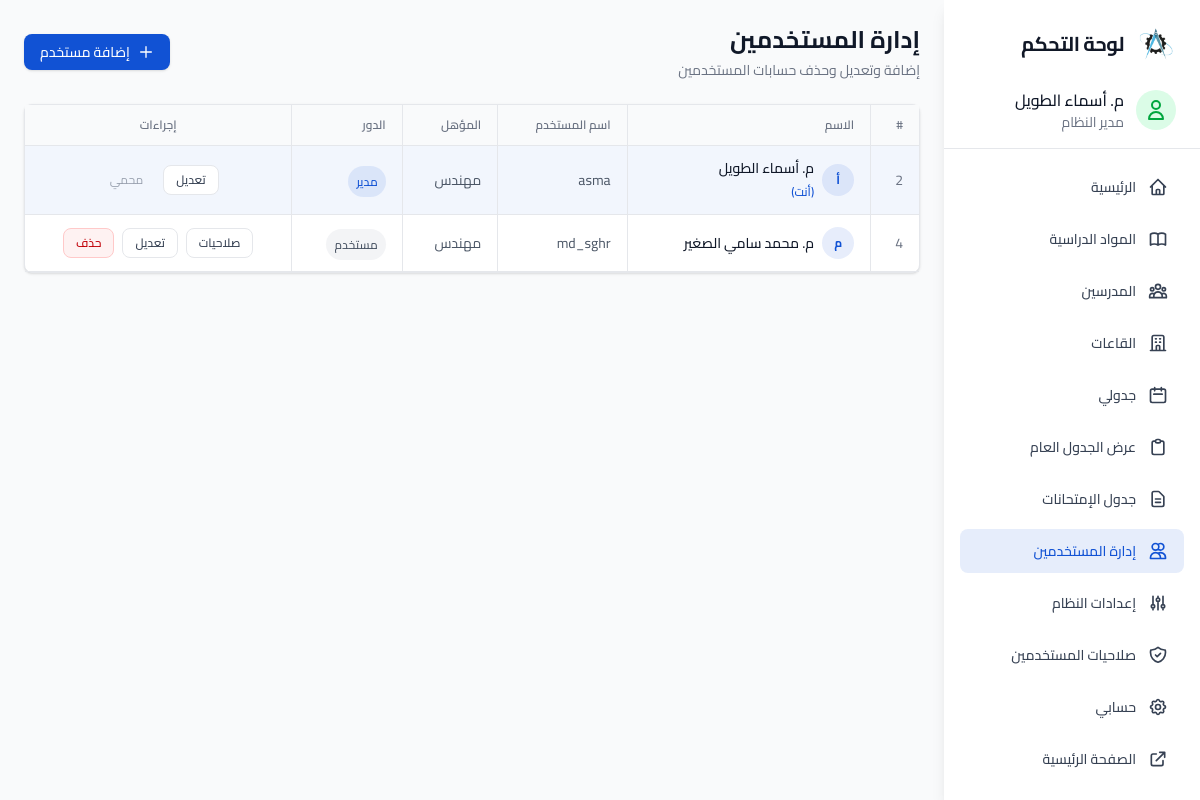
The app's page /Admin/users.php (signed in), older data.
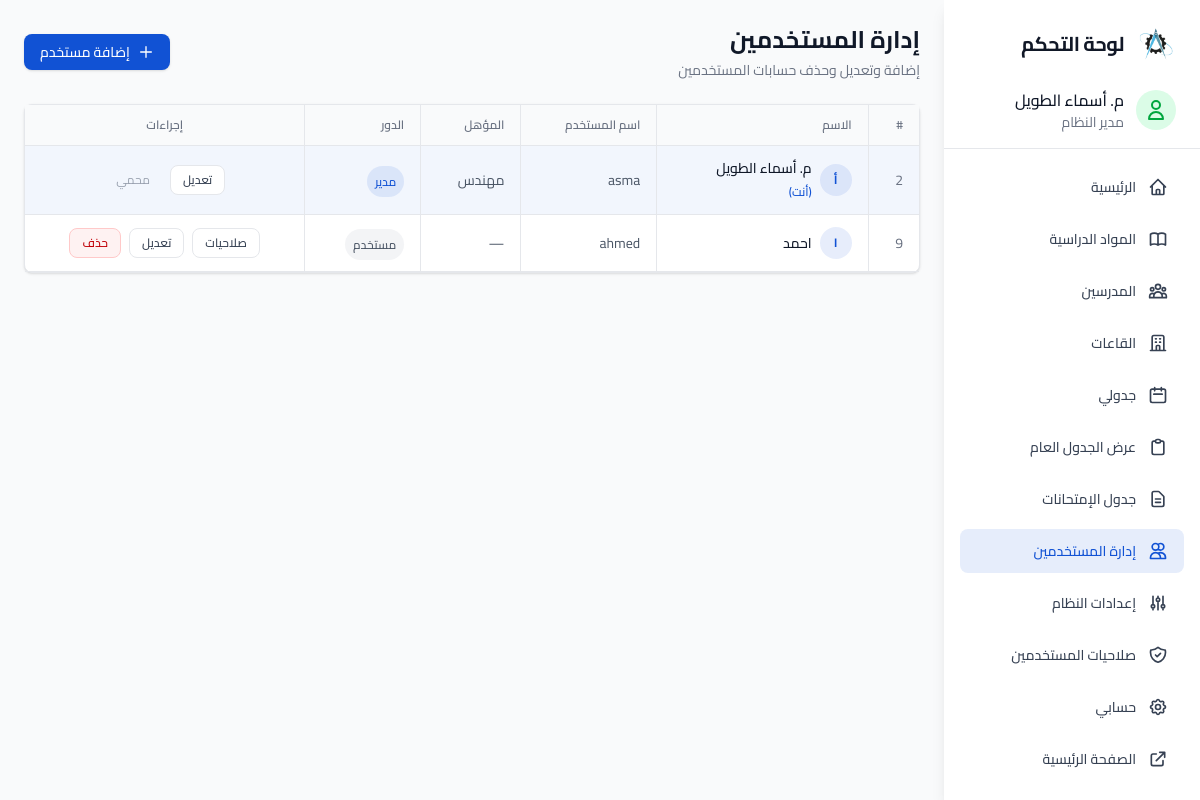
The same page, newer data.
### tables this page shows
CREATE TABLE `users` (
  `id` int(11) NOT NULL AUTO_INCREMENT,
  `username` varchar(100) NOT NULL,
  `password` varchar(255) NOT NULL,
  `name` varchar(100) NOT NULL,
  `title` varchar(20) DEFAULT NULL,
  `role` varchar(20) NOT NULL DEFAULT 'admin',
  PRIMARY KEY (`id`),
  UNIQUE KEY `username` (`username`)
);

### includes/auth_check.php (called while the page is built, shortened)
<?php
function isAdmin() {
    return isset($_SESSION['role']) && $_SESSION['role'] === 'admin';
}
function getCurrentUser() {
    if (isset($_SESSION['role'])) {
        return [
            'id'         => $_SESSION['user_id']    ?? null,
            'name'       => $_SESSION['user_name']  ?? '',
            'title'      => $_SESSION['user_title'] ?? '',
            'role'       => $_SESSION['role']       ?? 'admin',
            'teacher_id' => $_SESSION['teacher_id'] ?? null,
        ];
    }
    return null;
}
?>

### includes/config.php (called while the page is built, shortened)
<?php
function getTitleAbbr($title) {
    $map = [
        'دكتور' => 'د',
        'أستاذ' => 'أ',
        'مهندس' => 'م',
    ];
    return isset($map[$title]) ? $map[$title] . '. ' : '';
}
?>

### Admin/users.php (the view, shortened to what the rows shown need)
<?php
require_once '../includes/config.php';
require_once '../includes/auth_check.php';
$current_user = getCurrentUser();
$current_id   = $_SESSION['user_id'] ?? null;
$users = $pdo->query("SELECT * FROM users ORDER BY id")->fetchAll();
?>
<!DOCTYPE html>
<html dir="rtl" lang="ar">
<head>
    <link rel="stylesheet" href="../assets/CSS/style.css">
    <link href="../assets/fonts/cairo.css" rel="stylesheet">
</head>
<body class="font-sans antialiased bg-gray-50">
<?php include 'sidebar.php'; ?>
    <main class="flex-1 overflow-y-auto">
        <div class="p-4 md:p-6 max-w-5xl mx-auto">
            <div class="flex flex-wrap items-center justify-between gap-3 mb-6">
                <div>
                    <h1 class="text-2xl font-bold text-gray-900">إدارة المستخدمين</h1>
                </div>
            </div>
            <div class="bg-white rounded-custom shadow-sm border border-gray-200">
                <div class="overflow-x-auto">
                    <table class="w-full text-right">
                        <thead class="bg-gray-50 border-b border-gray-200">
                            <tr>
                                <th class="px-4 py-3 text-xs font-semibold text-gray-500 uppercase">#</th>
                                <th class="px-4 py-3 text-xs font-semibold text-gray-500 uppercase">الاسم</th>
                                <th class="px-4 py-3 text-xs font-semibold text-gray-500 uppercase hidden sm:table-cell">اسم المستخدم</th>
                                <th class="px-4 py-3 text-xs font-semibold text-gray-500 uppercase hidden md:table-cell">المؤهل</th>
                                <th class="px-4 py-3 text-xs font-semibold text-gray-500 uppercase">الدور</th>
                                <th class="px-4 py-3 text-xs font-semibold text-gray-500 uppercase text-center">إجراءات</th>
                            </tr>
                        </thead>
                        <tbody class="divide-y divide-gray-100">
                            <?php foreach ($users as $u): ?>
                            <tr class="hover:bg-gray-50 transition-colors <?php echo ($u['id'] == $current_id) ? 'bg-primary/5' : ''; ?>">
                                <td class="px-4 py-3 text-sm text-gray-500"><?php echo $u['id']; ?></td>
                                <td class="px-4 py-3">
                                    <div class="flex items-center gap-2">
                                        <div class="w-8 h-8 rounded-full bg-primary/10 flex items-center justify-center flex-shrink-0">
                                            <span class="text-primary text-xs font-bold"><?php echo mb_substr($u['name'], 0, 1); ?></span>
                                        </div>
                                        <div>
                                            <p class="text-sm font-medium text-gray-900"><?php echo htmlspecialchars(getTitleAbbr($u['title']) . $u['name']); ?></p>
                                            <?php if ($u['id'] == $current_id): ?>
                                                <span class="text-xs text-primary font-medium">(أنت)</span>
                                            <?php endif; ?>
                                        </div>
                                    </div>
                                </td>
                                <td class="px-4 py-3 text-sm text-gray-600 hidden sm:table-cell"><?php echo htmlspecialchars($u['username']); ?></td>
                                <td class="px-4 py-3 text-sm text-gray-600 hidden md:table-cell"><?php echo htmlspecialchars($u['title'] ?? '—'); ?></td>
                                <td class="px-4 py-3">
                                    <?php
                                    $role_label = match($u['role']) {
                                        'admin'   => ['label' => 'مدير',   'class' => 'bg-primary/10 text-primary'],
                                        'teacher' => ['label' => 'مدرس',   'class' => 'bg-amber-100 text-amber-700'],
                                        default   => ['label' => 'مستخدم', 'class' => 'bg-gray-100 text-gray-600'],
                                    };
                                    ?>
                                    <span class="px-2 py-1 text-xs font-medium rounded-full <?php echo $role_label['class']; ?>">
                                        <?php echo $role_label['label']; ?>
                                    </span>
                                </td>
                                <td class="px-4 py-3 text-center">
                                    <div class="flex items-center justify-center gap-2">
                                        <?php if ($u['role'] === 'user'): ?>
                                        <a href="permissions.php?user_id=<?php echo $u['id']; ?>"
                                            class="px-3 py-1.5 text-xs font-medium bg-white border border-gray-200 rounded-custom hover:bg-gray-50 text-gray-700">
                                            صلاحيات
                                        </a>
                                        <?php endif; ?>
                                        <button onclick='openEditModal(<?php echo json_encode($u); ?>)'
                                            class="px-3 py-1.5 text-xs font-medium bg-white border border-gray-200 rounded-custom hover:bg-gray-50 text-gray-700">
                                            تعديل
                                        </button>
                                        <?php if ($u['id'] != $current_id): ?>
                                        <button onclick="openDeleteModal(<?php echo $u['id']; ?>, '<?php echo htmlspecialchars(addslashes($u['name'])); ?>')"
                                            class="px-3 py-1.5 text-xs font-medium bg-red-50 border border-red-200 rounded-custom hover:bg-red-100 text-red-700">
                                            حذف
                                        </button>
                                        <?php else: ?>
                                        <span class="px-3 py-1.5 text-xs text-gray-400">محمي</span>
                                        <?php endif; ?>
                                    </div>
                                </td>
                            </tr>
                            <?php endforeach; ?>
                        </tbody>
                    </table>
                </div>
            </div>
        </div>
    </main>
</div>
</body>
</html>

### Admin/sidebar.php (shortened to what the rows shown need)
<div class="flex h-screen md:h-screen">
    <aside id="sidebar" class="fixed md:static md:flex-none inset-y-0 right-0 z-50 w-64 bg-white shadow-lg md:translate-x-0 overflow-y-auto">
        <div class="px-6 pb-4 border-b border-gray-200">
            <div class="flex items-center gap-3">
                <div>
                    <p class="font-medium text-gray-900"><?php echo getTitleAbbr($current_user['title']) . htmlspecialchars($current_user['name']); ?></p>
                    <p class="text-sm text-gray-500"><?php echo isAdmin() ? 'مدير النظام' : (isTeacher() ? 'مدرس' : 'مستخدم'); ?></p>
                </div>
            </div>
        </div>
    </aside>

Row changes from the older to the newer data that the page shows:
removed users: id "4", name "م", title+name "م. محمد سامي الصغير", username "md_sghr", title "مهندس", role "مستخدم"
added users: id "9", name "ا", name "احمد", username "ahmed", title "—", role "مستخدم"
